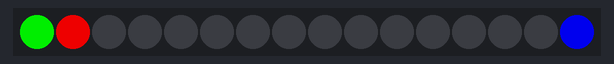
The sketch below on a simulated Arduino Uno, built with avr-gcc and run on an emulated ATmega328P. On the bench: 16 RGB LEDs in strip order, left to right. What the sketch prints to the serial monitor is not drawn.

Above: at 0.15 s.
At 7.96 s:
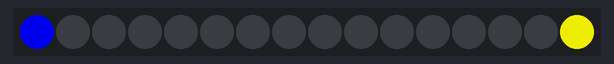
At 13.18 s:
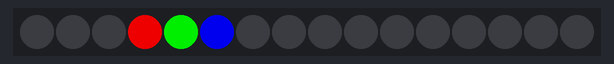
At 18.66 s:
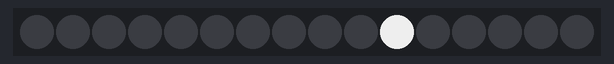
At 29.46 s:
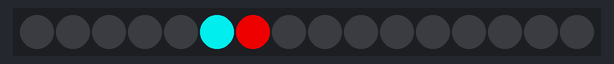
At 38.65 s:
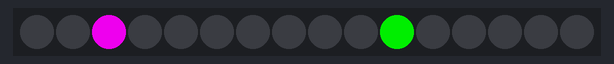

The sketch:

ex05_TS_with_Neopixel.ino
```cpp
// This is a simple version of using a neoPixel strip with TS.
// Note the important use of the arrays (redAr,grnAr, bluAr) to create a buffer
// that all hardware fuctions call from. There are no direct calls the neoPixels
// but only calls form the arrays to create a 'pixel buffer'.

#include <TaskScheduler.h>
#include <Adafruit_NeoPixel.h>

// NeoPixel input pin
#define PIN  6

// number of of neopixel in the device?
#define NUMPIXELS 16

Adafruit_NeoPixel pixels(NUMPIXELS, PIN, NEO_GRB + NEO_KHZ800);

void mainCb();
void redCb();
void grnCb();
void bluCb();

// Defining each task with its speed or how oftern it triggers [interval] in milliseconds,
// the number of repeats [iterations], which can be a number of use TASK_FOREVER for no limit.
// and the callback function to call for each cycle [&NameOfFunction]
// i.e. nameOfTask(interval,iterations,&NameOfFunction)

Task tMain(5, TASK_FOREVER, &mainCb);
Task tR(100, TASK_FOREVER, &redCb);
Task tG(250, TASK_FOREVER, &grnCb);
Task tB(500, TASK_FOREVER, &bluCb);

/* A simple data buffer for the leds to keep track
  of each pixel and its RGB values.M
  ake sure the NUMPIXELS match the numbers the array
*/

int redAr[] = {0, 0, 0, 0, 0, 0, 0, 0,0, 0, 0, 0, 0, 0, 0, 0};
int grnAr[] = {0, 0, 0, 0, 0, 0, 0, 0,0, 0, 0, 0, 0, 0, 0, 0};
int bluAr[] = {0, 0, 0, 0, 0, 0, 0, 0,0, 0, 0, 0, 0, 0, 0, 0};

// current color
int mainRed =   0;
int mainGreen = 0;
int mainBlue =  0;

// the starting values for the counters for each task
int mainCounter = 0;
int redCounter = 0;
int grnCounter = 0;
int bluCounter = NUMPIXELS - 1;

//Create main task scheduling object
Scheduler runner;

void setup() {

  Serial.begin(115200);
  // Setting up main TS runner object,
  runner.init();
  Serial.println("Initialized scheduler");

 // adding the tasks to the TS object
  runner.addTask(tMain);
  runner.addTask(tR);
  runner.addTask(tG);
  runner.addTask(tB);
  Serial.println("tasks added");


  // turning on or 'enabling' each task
  tMain.enable();
  tR.enable();
  tG.enable();
  tB.enable();
  Serial.println("tasks enabled");

  // INITIALIZE NeoPixel strip object (REQUIRED)
  pixels.begin();
  // Set all pixel colors to 'off'
  pixels.clear();
}

void loop() {
  // if using TS then dont put any code in the main loop except
  // for the TS object
  runner.execute();
}

// This main Callback is used to manage the hardware and update it as fast as possible.
// See Task tMain

void mainCb() {

  for ( int i; i < NUMPIXELS; i++) {
    // Update the pixel colors to the hardware, based on the data buffer.
    pixels.setPixelColor(i, pixels.Color(redAr[i], grnAr[i], bluAr[i]));
    pixels.show();
  }

}

// All 3 color call backs are used at different rates depending on what was defined in
// in addition red and grn go up in sequence, while blu goes down.
// See Tasks tR, tG, tB

void redCb() {

  // clear red buffer
  for (int i = 0; i < NUMPIXELS; i++) {
    redAr[i] = 0;    // turn the LED off by making the voltage LOW
  }

  // reset counter if out of range
  if ( redCounter > NUMPIXELS - 1) {
    redCounter = 0;
  }

  // set color to current red led in count
  redAr[redCounter] = 200; // define the value for current red color
  redCounter++; // next led in sequence

}

void grnCb() {

  // clear grn buffer
  for (int i = 0; i < NUMPIXELS; i++) {
    grnAr[i] = 0;    // turn the LED off by making the voltage LOW
  }

  // reset counter if out of range
  if ( grnCounter > NUMPIXELS - 1) {
    grnCounter = 0;
  }

  // set color to current grn led in count
  grnAr[grnCounter] = 200;
  grnCounter++;

}

void bluCb() {

  // clear blu buffer
  for (int i = 0; i < NUMPIXELS; i++) {
    bluAr[i] = 0;    // turn the LED off by making the voltage LOW
  }

  // reset counter if out of range
  if ( bluCounter < 0 ) {
    bluCounter = NUMPIXELS - 1;
  }

  // set color to current blu led in count
  bluAr[bluCounter] = 200;
  bluCounter--;  // note we are going down in sequence


}
```
